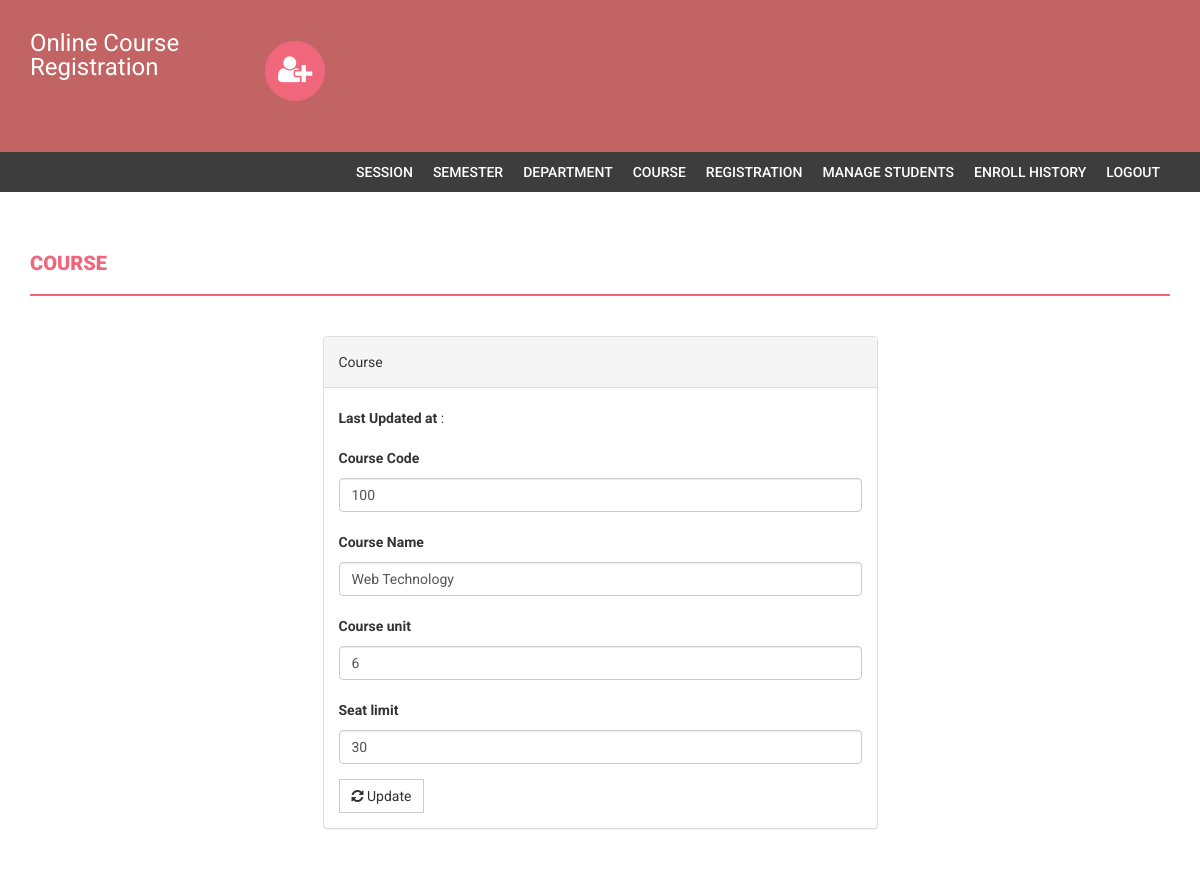
Screenshot of /admin/edit-course.php?id=5 (signed in) with the database file from the repository.
### tables this page shows
CREATE TABLE `course` (
  `id` int(11) NOT NULL,
  `courseCode` varchar(255) DEFAULT NULL,
  `courseName` varchar(255) DEFAULT NULL,
  `courseUnit` varchar(255) DEFAULT NULL,
  `noofSeats` int(11) DEFAULT NULL,
  `creationDate` timestamp NULL DEFAULT current_timestamp(),
  `updationDate` varchar(255) DEFAULT NULL
);

### admin/edit-course.php (the view, shortened to what this page needs)
<?php
if(strlen($_SESSION['alogin'])==0)
    {
header('location:index.php');
}
else{
$id=intval($_GET['id']);
?>
<!DOCTYPE html>
<html xmlns="http://www.w3.org/1999/xhtml">
<head>
    <link href="assets/css/bootstrap.css" rel="stylesheet" />
    <link href="assets/css/font-awesome.css" rel="stylesheet" />
    <link href="assets/css/style.css" rel="stylesheet" />
</head>
<body>
<?php include('includes/header.php');?>
<?php if($_SESSION['alogin']!="")
{
 include('includes/menubar.php');
}
 ?>
    <div class="content-wrapper">
        <div class="container">
              <div class="row">
                    <div class="col-md-12">
                        <h1 class="page-head-line">Course  </h1>
                    </div>
                </div>
                <div class="row" >
                  <div class="col-md-3"></div>
                    <div class="col-md-6">
                        <div class="panel panel-default">
                        <div class="panel-heading">
                           Course
                        </div>
                        <div class="panel-body">
                       <form name="dept" method="post">
<?php
$sql=mysqli_query($con,"select * from course where id='$id'");
while($row=mysqli_fetch_array($sql))
{
?>
<p><b>Last Updated at</b> :<?php echo htmlentities($row['updationDate']);?></p>
   <div class="form-group">
    <label for="coursecode">Course Code  </label>
    <input type="text" class="form-control" id="coursecode" name="coursecode" placeholder="Course Code" value="<?php echo htmlentities($row['courseCode']);?>" required />
  </div>
 <div class="form-group">
    <label for="coursename">Course Name  </label>
    <input type="text" class="form-control" id="coursename" name="coursename" placeholder="Course Name" value="<?php echo htmlentities($row['courseName']);?>" required />
  </div>
<div class="form-group">
    <label for="courseunit">Course unit  </label>
    <input type="text" class="form-control" id="courseunit" name="courseunit" placeholder="Course Unit" value="<?php echo htmlentities($row['courseUnit']);?>" required />
  </div>
<div class="form-group">
    <label for="seatlimit">Seat limit  </label>
    <input type="text" class="form-control" id="seatlimit" name="seatlimit" placeholder="Seat limit" value="<?php echo htmlentities($row['noofSeats']);?>" required />
  </div>
<?php } ?>
 <button type="submit" name="submit" class="btn btn-default"><i class=" fa fa-refresh "></i> Update</button>
</form>
                            </div>
                            </div>
                    </div>
                </div>
            </div>
        </div>
</body>
</html>
<?php } ?>

### admin/assets/css/style.css (style rules this page uses)
body { font-family: 'Roboto', sans-serif; line-height: 30px; }
.content-wrapper { margin-top: 40px; min-height: 600px; padding-bottom: 60px; }
.page-head-line { font-weight: 900; padding-bottom: 20px; border-bottom: 2px solid #F0677C; text-transform: uppercase; color: #F0677C; font-size: 20px; margin-bottom: 40px; }
.btn { border-radius: 0px; -webkit-border-radius: 0px; -moz-border-radius: 0px; }

### rows the page displays
course: coursecode "100", coursename "Web Technology", courseunit "6", seatlimit "30"
